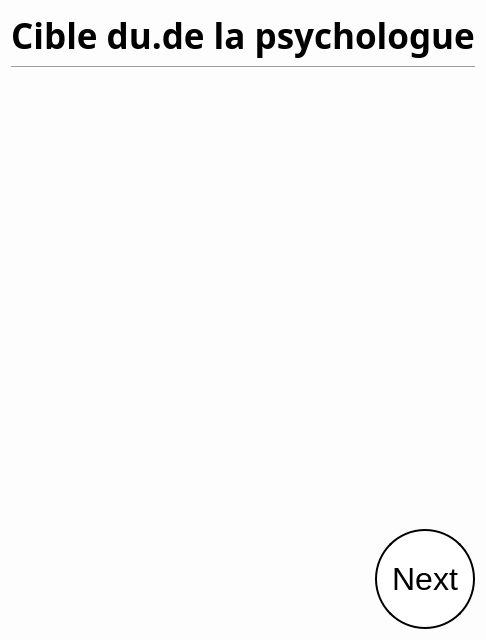
<?xml version="1.0" encoding="UTF-8"?>
<ui version="4.0">
 <class>PsychologistTarget</class>
 <widget class="QWidget" name="PsychologistTarget">
  <property name="geometry">
   <rect>
    <x>0</x>
    <y>0</y>
    <width>480</width>
    <height>640</height>
   </rect>
  </property>
  <property name="windowTitle">
   <string>Form</string>
  </property>
  <property name="styleSheet">
   <string notr="true">#PsychologistTarget {
    background-color: rgb(253, 253, 253);
    }

QPushButton  {
    border: 2px solid black;
    background-color: white;
    padding: 10px 10px;
    font-size: 32px;
    border-radius: 50px;
}</string>
  </property>
  <layout class="QGridLayout" name="gridLayout">
   <item row="0" column="0">
    <layout class="QVBoxLayout" name="verticalLayout_2">
     <item alignment="Qt::AlignHCenter">
      <widget class="QLabel" name="label">
       <property name="sizePolicy">
        <sizepolicy hsizetype="Fixed" vsizetype="Fixed">
         <horstretch>0</horstretch>
         <verstretch>0</verstretch>
        </sizepolicy>
       </property>
       <property name="font">
        <font>
         <family>Yu Gothic UI Semibold</family>
         <pointsize>26</pointsize>
         <weight>75</weight>
         <bold>true</bold>
        </font>
       </property>
       <property name="text">
        <string>Cible du.de la psychologue</string>
       </property>
       <property name="alignment">
        <set>Qt::AlignCenter</set>
       </property>
      </widget>
     </item>
     <item>
      <layout class="QVBoxLayout" name="verticalLayout">
       <item>
        <widget class="Line" name="line">
         <property name="font">
          <font>
           <family>Yu Gothic UI Semilight</family>
           <pointsize>18</pointsize>
          </font>
         </property>
         <property name="orientation">
          <enum>Qt::Horizontal</enum>
         </property>
        </widget>
       </item>
       <item>
        <spacer name="verticalSpacer">
         <property name="orientation">
          <enum>Qt::Vertical</enum>
         </property>
         <property name="sizeHint" stdset="0">
          <size>
           <width>20</width>
           <height>40</height>
          </size>
         </property>
        </spacer>
       </item>
       <item alignment="Qt::AlignRight">
        <widget class="QPushButton" name="nextButton">
         <property name="sizePolicy">
          <sizepolicy hsizetype="Fixed" vsizetype="Fixed">
           <horstretch>0</horstretch>
           <verstretch>0</verstretch>
          </sizepolicy>
         </property>
         <property name="minimumSize">
          <size>
           <width>100</width>
           <height>100</height>
          </size>
         </property>
         <property name="text">
          <string>Next</string>
         </property>
        </widget>
       </item>
      </layout>
     </item>
    </layout>
   </item>
  </layout>
 </widget>
 <resources/>
 <connections/>
</ui>
